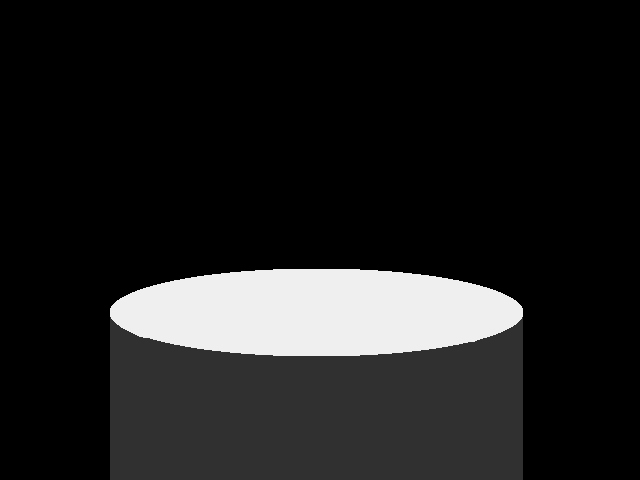

This game map was drawn from its Tiled (.tmx) file and the tilesets committed beside it. A one-line description and the trimmed map source follow:
An orthogonal 20x15 tile map with 32x32 px tiles, 3 tile layers (Tile Layer 1, Tile Layer 2, Tile Layer 3), 4 tilesets and 1 object (cloakedcreator).

<map version="1.0" orientation="orthogonal" renderorder="right-down" width="20" height="15" tilewidth="32" tileheight="32" nextobjectid="2">
 <tileset firstgid="1" name="bettertiles" tilewidth="32" tileheight="32" tilecount="9">
  <image source="bettertiles.png" width="96" height="96" />
 </tileset>
 <tileset firstgid="10" name="firstbattle" tilewidth="32" tileheight="32" tilecount="300">
  <image source="firstbattle.png" width="640" height="480" />
 </tileset>
 <tileset firstgid="310" name="blocktile" tilewidth="32" tileheight="32" tilecount="1">
  <image source="blocktile.png" width="32" height="32" />
  <tile id="0">
   <properties>
    <property name="block" value="" />
   </properties>
  </tile>
 </tileset>
 <tileset firstgid="311" name="playerstart" tilewidth="32" tileheight="32" tilecount="1">
  <image source="playerstart.png" width="32" height="32" />
  <tile id="0">
   <properties>
    <property name="orient" value="right" />
    <property name="playerstart" value="" />
   </properties>
  </tile>
 </tileset>
 <layer name="Tile Layer 1" width="20" height="15">
  <data>[300 cells, 297 non-empty, 268 distinct tile ids]</data>
 </layer>
 <layer name="Tile Layer 2" width="20" height="15">
  <data>[300 cells, 0 non-empty, 0 distinct tile ids]</data>
 </layer>
 <layer name="Tile Layer 3" width="20" height="15">
  <data>[300 cells, 300 non-empty, 300 distinct tile ids]</data>
 </layer>
 <objectgroup name="Object Layer 1">
  <object id="1" name="character" type="cloakedcreator" x="384" y="256" width="32" height="64">
   <properties>
    <property name="" value="" />
    <property name="description" value="Sometimes, in life, you'll have to fight." />
    <property name="image" value="cloakedcreator2.png" />
    <property name="name" value="Him" />
    <property name="orient" value="left" />
    <property name="special1" value="" />
    <property name="sprite" value="" />
   </properties>
  </object>
 </objectgroup>
</map>
